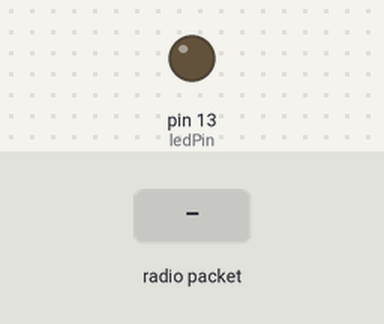
Simulated run of this sketch. Board: Arduino Uno, built with avr-gcc and run on an emulated ATmega328P. Parts: output pins drawn as LEDs (lit = HIGH). Inputs (shaded band) come from the test bench. No radio packets arrive unless stated.

Above: at 1.2 s.
1.3 s: radio packet "1" arrives
At 2.1 s:
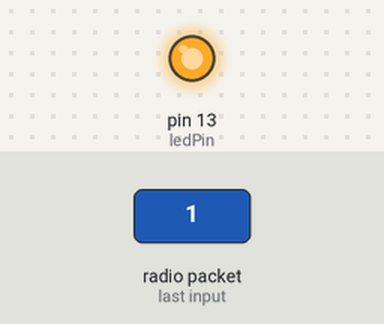
Timing chart, 0 to 4.3 s (numbered marks = the images above; inputs shaded):
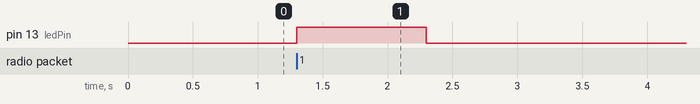

Measured:
- after the input at 1.3 s, pin 13 (ledPin): LOW → HIGH at once, → LOW 1.0 s later

The sketch:

reciever.ino
```cpp
#include <RH_ASK.h>
// Подключаем библиотеку SPI Library
#include <SPI.h>

// Создаем объект управления смещением амплитуды
RH_ASK rf_driver;
const int ledPin = 13;  // Pin for the LED (you can change it as needed)

void setup() {
  // Initialize the receiver pin
  rf_driver.init();
  pinMode(ledPin, OUTPUT);  // Set the LED pin as output
}

void loop() {
  uint8_t buf[RH_ASK_MAX_MESSAGE_LEN];
  uint8_t buflen = sizeof(buf);

  // Check for incoming messages
  if (rf_driver.recv(buf, &buflen)) {
    // Turn on the LED when a signal is received
    digitalWrite(ledPin, HIGH);  // Turn on LED
    delay(1000);                  // Keep the LED on for 500ms
    digitalWrite(ledPin, LOW);   // Turn off LED

    // Clear the message buffer (overwrite with zeros)
    memset(buf, 0, sizeof(buf));  // This resets the buffer to zero
  }
}
```
